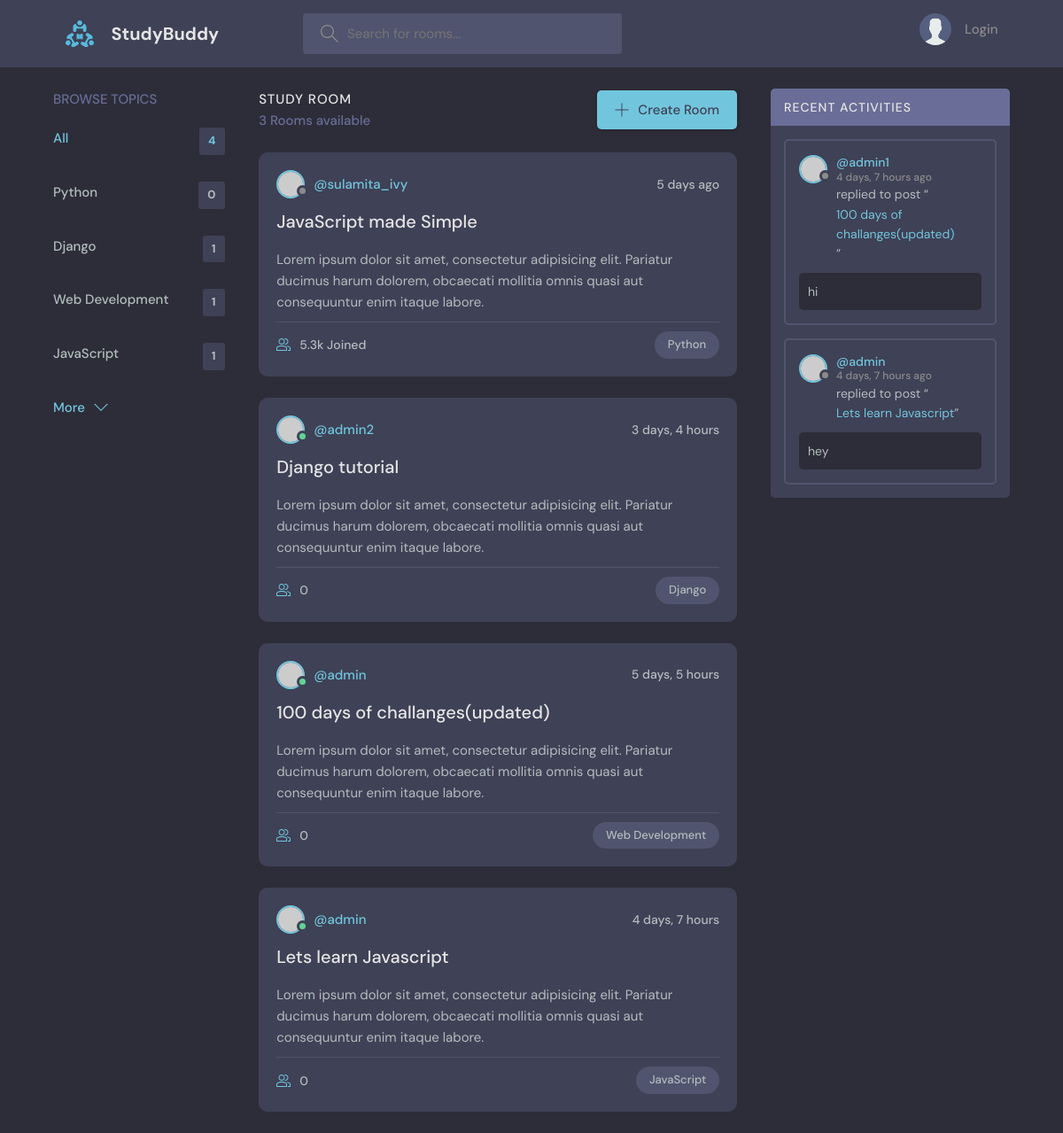
The app's page /, older data.
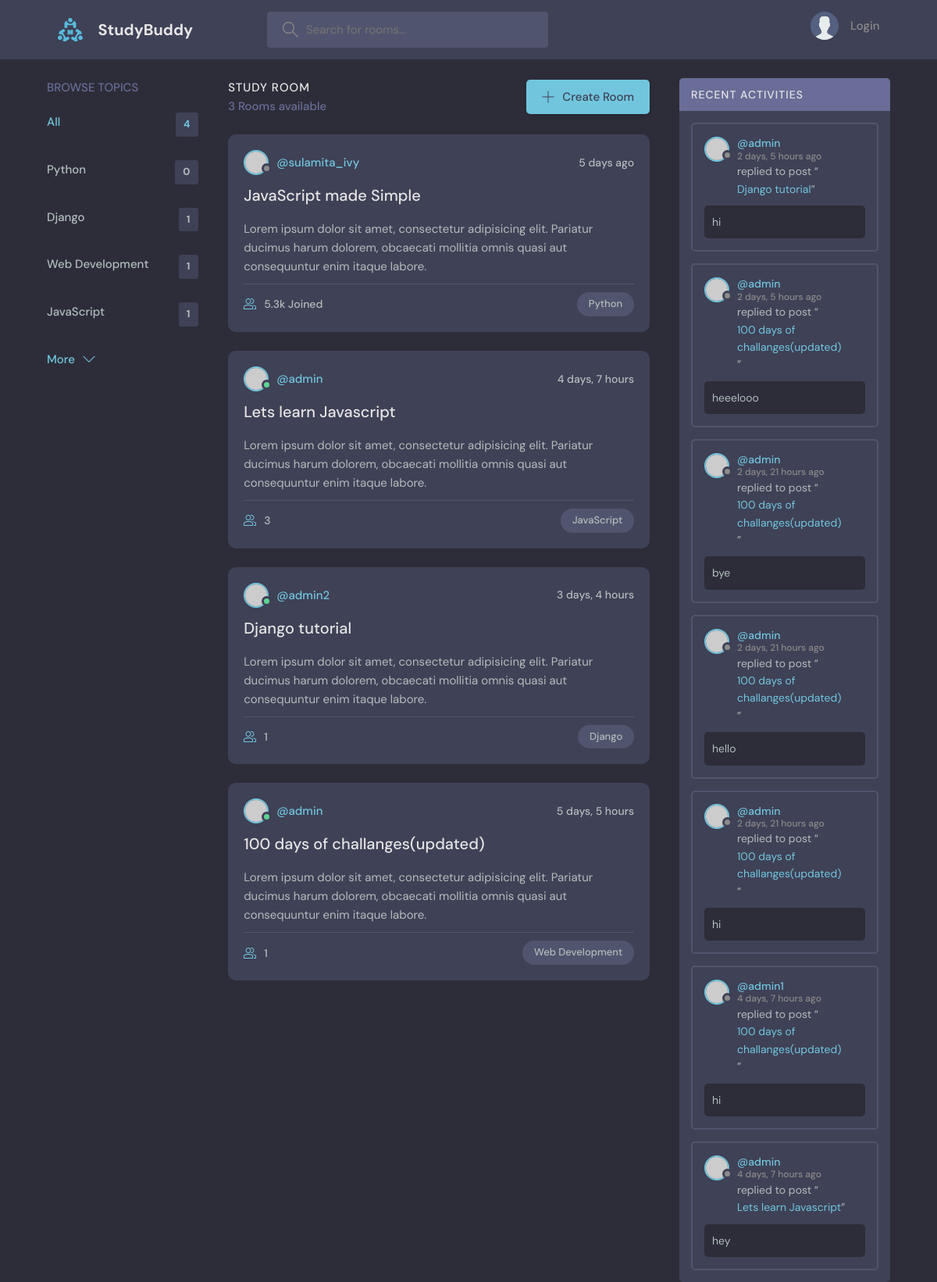
The same page, newer data.
### base/models.py (models this page shows, shortened)
class Topic(models.Model):
    name = models.CharField(max_length=200)

class Room(models.Model):
    host = models.ForeignKey(User, on_delete=models.SET_NULL,   null=True)
    topic = models.ForeignKey(Topic, on_delete=models.SET_NULL, null = True)
    name = models.CharField(max_length=200)
    description = models.TextField(null=True, blank=True)
    perticipants = models.ManyToManyField(User, related_name='participants', blank=True)
    updated = models.DateTimeField(auto_now=True)
    created = models.DateTimeField(auto_now_add=True)
    class Meta:
        ordering = ['-updated', '-created']
    def __str__(self):
        return self.name

class Message(models.Model):
    user = models.ForeignKey(User, on_delete=models.CASCADE)
    room = models.ForeignKey(Room, on_delete=models.CASCADE)
    body = models.TextField()
    updated = models.DateTimeField(auto_now=True)
    created = models.DateTimeField(auto_now_add=True)
    class Meta:
        ordering = ['-updated', '-created']

### base/views.py (the view)
# urls.py: path('', views.home, name='home'),
def home(request):
    q = request.GET.get('q') if request.GET.get('q') != None else ''
    rooms = Room.objects.filter(Q(topic__name__contains=q) | Q(name__icontains=q) | Q(description__icontains=q))
    room_count = rooms.count()
    topics = Topic.objects.all()
    room_messages = Message.objects.filter(Q(room__topic__name__icontains = q))
    context = {'rooms': rooms, 'topics':topics, 'room_count':room_count, 'room_messages': room_messages}
    return render(request, 'base/home.html', context)

### base/templates/base/home.html (shortened to what this page needs)
{% extends "main.html" %}
{% block content %}
    <main class="layout layout--3">
      <div class="container">
        {% include "base/topics_component.html" %}
        <div class="roomList">
          <div class="roomList__header">
            <div>
              <h2>Study Room</h2>
              <p>{{rooms.count}} Rooms available</p>
            </div>
            <a class="btn btn--main" href="{% url 'create-room' %}">
              <svg version="1.1" xmlns="http://www.w3.org/2000/svg" width="32" height="32" viewBox="0 0 32 32">
                <title>add</title>
                <path
                  d="M16.943 0.943h-1.885v14.115h-14.115v1.885h14.115v14.115h1.885v-14.115h14.115v-1.885h-14.115v-14.115z"
                ></path>
              </svg>
              Create Room
            </a>
          </div>
          <div class="roomListRoom">
            <div class="roomListRoom__header">
              <a href="profile.html" class="roomListRoom__author">
                <div class="avatar avatar--small">
                  <img src="https://randomuser.me/api/portraits/women/11.jpg" />
                </div>
                <span>@sulamita_ivy</span>
              </a>
              <div class="roomListRoom__actions">
                <span>5 days ago</span>
              </div>
            </div>
            <div class="roomListRoom__content">
              <a href="room.html">JavaScript made Simple</a>
              <p>
                Lorem ipsum dolor sit amet, consectetur adipisicing elit. Pariatur ducimus harum dolorem, obcaecati
                mollitia omnis quasi aut consequuntur enim itaque labore.
              </p>
            </div>
            <div class="roomListRoom__meta">
              <a href="room.html" class="roomListRoom__joined">
                5.3k Joined
              </a>
              <p class="roomListRoom__topic">Python</p>
            </div>
          </div>
          {% include "base/feed_component.html" %}
        </div>
        {% include "base/activity_component.html" %}
      </div>
    </main>
{% endblock content %}

### base/templates/base/topics_component.html
<div class="topics">
  <div class="topics__header">
    <h2>Browse Topics</h2>
  </div>
  <ul class="topics__list">
    <li>
      <a href="{% url 'home' %}" class="active">All <span>{{topics.count}}</span></a>
    </li>
    {% for topic in topics %}
      <li>
        <a href="{% url 'home' %}?q={{topic.name}}"> {{topic.name}} <span>{{topic.room_set.all.count}}</span></a>
      </li>
    {% endfor %}
  </ul>
  <a class="btn btn--link" href="topics.html">
    More
    <svg version="1.1" xmlns="http://www.w3.org/2000/svg" width="32" height="32" viewBox="0 0 32 32">
      <title>chevron-down</title>
      <path d="M16 21l-13-13h-3l16 16 16-16h-3l-13 13z"></path>
    </svg>
  </a>
</div>

### base/templates/base/feed_component.html (shortened to what this page needs)
{% for room in rooms %}
<div class="roomListRoom">
  <div class="roomListRoom__header">
    <a href="{% url 'user-profile' 1 %}" class="roomListRoom__author">
      <div class="avatar avatar--small active">
        <img src="https://randomuser.me/api/portraits/men/11.jpg" />
      </div>
      <span>@{{ room.host.username }}</span>
    </a>
    <div class="roomListRoom__actions">
      <span>{{ room.created|timesince }}</span>
    </div>
  </div>
  <div class="roomListRoom__content">
    <a href="{% url 'room' room.id %}">{{ room.name }}</a>
    <p>
      Lorem ipsum dolor sit amet, consectetur adipisicing elit. Pariatur ducimus harum dolorem, obcaecati
      mollitia omnis quasi aut consequuntur enim itaque labore.
    </p>
  </div>
  <div class="roomListRoom__meta">
    <a class="roomListRoom__joined">
      {{room.perticipants.all.count}}
    </a>
    <p class="roomListRoom__topic">{{room.topic.name}}</p>
  </div>
</div>
{% endfor %}

### base/templates/base/activity_component.html (shortened to what this page needs)
<div class="activities">
  <div class="activities__header">
    <h2>Recent Activities</h2>
  </div>
  {% for message in  room_messages %}
  <div class="activities__box">
    <div class="activities__boxHeader roomListRoom__header">
      <a href="{% url 'user-profile' message.user.id %}" class="roomListRoom__author">
        <div class="avatar avatar--small">
          <img src="https://randomuser.me/api/portraits/women/11.jpg" />
        </div>
        <p>
          @{{message.user}}
          <span>{{message.created|timesince}} ago</span>
        </p>
      </a>
    </div>
    <div class="activities__boxContent">
      <p>replied to post “<a href="{% url 'room' message.room.id %}">{{message.room}}</a>”</p>
      <div class="activities__boxRoomContent">
        {{message.body}}
      </div>
    </div>
  </div>
  {% endfor %}
</div>

Row changes from the older to the newer data that the page shows:
changed Room "Lets learn Javascript": perticipants.all.count "0" → "3"; moves up the list
computed for Room "Django tutorial": perticipants.all.count "0" → "1"
computed for Room "100 days of challanges(updated)": perticipants.all.count "0" → "1"
added Message: user "admin", created "2 days, 5 hours", room "Django tutorial", body "hi"
added Message: user "admin", created "2 days, 5 hours", room "100 days of challanges(updated)", body "heeelooo"
added Message: user "admin", created "2 days, 21 hours", room "100 days of challanges(updated)", body "bye"
added Message: user "admin", created "2 days, 21 hours", room "100 days of challanges(updated)", body "hello"
added Message: user "admin", created "2 days, 21 hours", room "100 days of challanges(updated)", body "hi"
